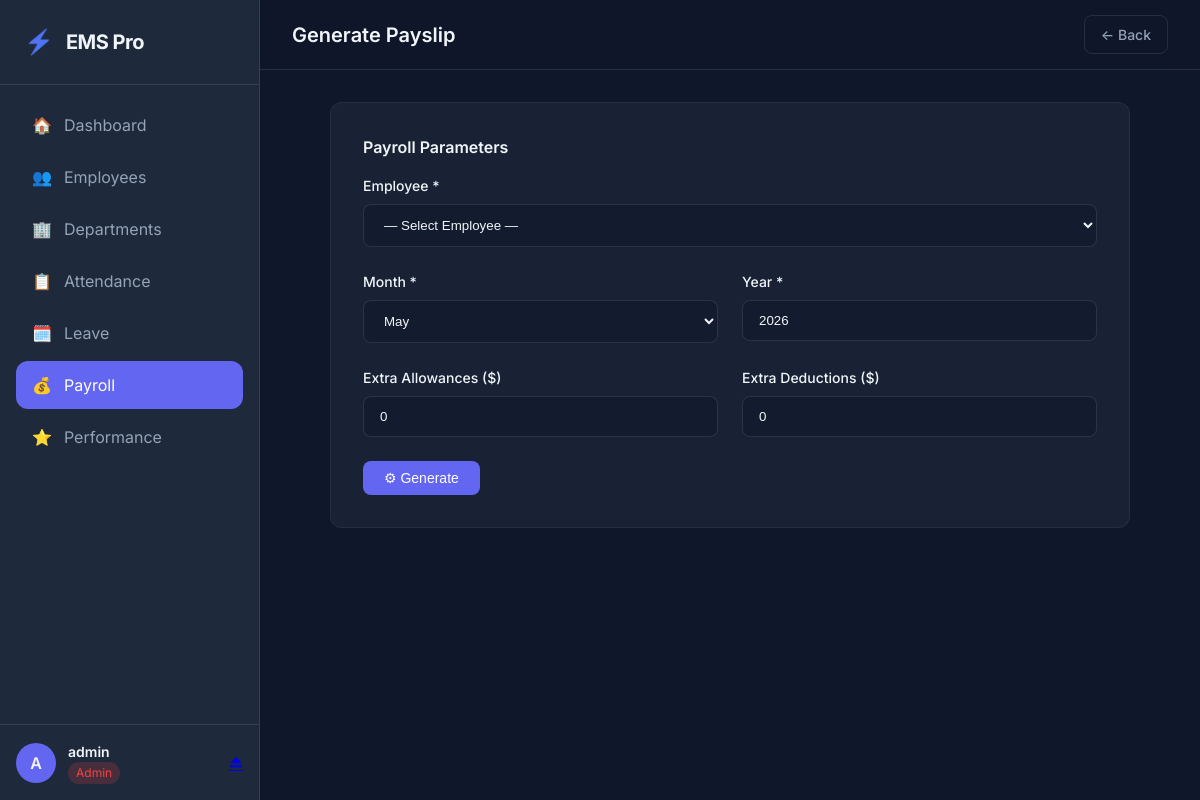
Page /payroll/generate (signed in) on the committed database.
### app/models/models.py (models this page shows, shortened)
class User(UserMixin, db.Model):
    __tablename__ = "users"
    id            = db.Column(db.Integer, primary_key=True, autoincrement=True)
    username      = db.Column(db.String(50), unique=True, nullable=False)
    password_hash = db.Column(db.String(128), nullable=False)
    role          = db.Column(db.String(20), default=UserRole.EMPLOYEE.value)
    employee_id   = db.Column(db.Integer, db.ForeignKey("employees.id"), nullable=True)
    is_active     = db.Column(db.Boolean, default=True)
    last_login    = db.Column(db.DateTime, nullable=True)
    created_at    = db.Column(db.DateTime, default=datetime.utcnow)
    employee = db.relationship("Employee", back_populates="user")
    @property
    def is_admin(self) -> bool:
        return self.role == UserRole.ADMIN.value

### app/routes/payroll.py (the view, shortened to what this page needs)
@payroll_bp.route("/generate", methods=["GET", "POST"])
@admin_required
def generate_payroll():
    employees = EmployeeService.get_all(status_filter="active")
    today     = date.today()
    payslip   = None
    return render_template(
        "payroll/generate.html",
        employees=employees,
        today=today,
        payslip=payslip,
    )

### app/models/models.py (called while the page is built)
    @property
    def full_name(self) -> str:
        return f"{self.first_name} {self.last_name}"

### app/services/employee_service.py (called while the page is built)
    @staticmethod
    def get_all(status_filter: str | None = None) -> list[dict]:
        q = Employee.query
        if status_filter:
            q = q.filter_by(status=status_filter)
        employees = q.order_by(Employee.first_name).all()
        return [EmployeeService._to_dict(e) for e in employees]

    @staticmethod
    def _to_dict(e: Employee) -> dict:
        if e is None:
            return {}
        return {
            "id":              e.id,
            "emp_code":        e.emp_code,
            "first_name":      e.first_name,
            "last_name":       e.last_name,
            "full_name":       e.full_name,
            "email":           e.email,
            "phone":           e.phone,
            "hire_date":       str(e.hire_date) if e.hire_date else "",
            "salary":          e.salary,
            "position":        e.position,
            "status":          e.status,
            "department_id":   e.department_id,
            "department_name": e.department.name if e.department else "—",
        }

### app/utils/helpers.py (called while the page is built)
def month_name(month_num: int) -> str:
    months = ["January", "February", "March", "April", "May", "June",
              "July", "August", "September", "October", "November", "December"]
    if 1 <= month_num <= 12:
        return months[month_num - 1]
    return str(month_num)

### app/templates/payroll/generate.html (shortened to what this page needs)
{% extends "base.html" %}
{% block page_title %}Generate Payslip{% endblock %}
{% block topbar_actions %}
  <a href="{{ url_for('payroll.list_payroll') }}" class="btn btn-ghost btn-sm">← Back</a>
{% endblock %}
{% block content %}
<div class="gen-layout">
  <div class="form-card">
    <h3 class="card-title mb-md">Payroll Parameters</h3>
    <form method="POST" novalidate id="genForm">
      <div class="form-group">
        <label for="employee_id" class="form-label">Employee <span class="req">*</span></label>
        <select id="employee_id" name="employee_id" class="form-select" required>
          <option value="">— Select Employee —</option>
        </select>
      </div>
      <div class="form-grid-2">
        <div class="form-group">
          <label for="month" class="form-label">Month <span class="req">*</span></label>
          <select id="month" name="month" class="form-select">
            {% for m in range(1,13) %}
            <option value="{{ m }}"
              {% if payslip and payslip.month == m %}selected
              {% elif not payslip and m == today.month %}selected{% endif %}>
              {{ month_name(m) }}
            </option>
            {% endfor %}
          </select>
        </div>
        <div class="form-group">
          <label for="year" class="form-label">Year <span class="req">*</span></label>
          <input type="number" id="year" name="year" class="form-input"
                 value="{{ payslip.year if payslip else today.year }}"
                 min="2000" max="2099"/>
        </div>
      </div>
      <div class="form-grid-2">
        <div class="form-group">
          <label for="extra_allowances" class="form-label">Extra Allowances ($)</label>
          <input type="number" id="extra_allowances" name="extra_allowances"
                 class="form-input" value="0" min="0" step="0.01"/>
        </div>
        <div class="form-group">
          <label for="extra_deductions" class="form-label">Extra Deductions ($)</label>
          <input type="number" id="extra_deductions" name="extra_deductions"
                 class="form-input" value="0" min="0" step="0.01"/>
        </div>
      </div>
      <div class="form-actions">
        <button type="submit" class="btn btn-primary">⚙ Generate</button>
      </div>
    </form>
  </div>
</div>
{% endblock %}

### app/templates/base.html (shortened to what this page needs)
<!DOCTYPE html>
<html lang="en">
<head>
  <link rel="stylesheet" href="{{ url_for('static', filename='css/main.css') }}"/>
</head>
<body class="{% if not current_user.is_authenticated %}auth-page{% endif %}">
{% if current_user.is_authenticated %}
<aside class="sidebar" id="sidebar">
  <div class="sidebar-brand">
    <div class="brand-icon">⚡</div>
    <span class="brand-text">EMS Pro</span>
  </div>
  <nav class="sidebar-nav">
    <a href="{{ url_for('dashboard.index') }}"
       class="nav-item {% if request.endpoint == 'dashboard.index' %}active{% endif %}">
      <span class="nav-icon">🏠</span><span class="nav-label">Dashboard</span>
    </a>
    <a href="{{ url_for('employees.list_employees') }}"
       class="nav-item {% if 'employees' in request.endpoint %}active{% endif %}">
      <span class="nav-icon">👥</span><span class="nav-label">Employees</span>
    </a>
    {% if current_user.is_admin %}
    <a href="{{ url_for('departments.list_departments') }}"
       class="nav-item {% if 'departments' in request.endpoint %}active{% endif %}">
      <span class="nav-icon">🏢</span><span class="nav-label">Departments</span>
    </a>
    {% endif %}
    <a href="{{ url_for('attendance.list_attendance') }}"
       class="nav-item {% if 'attendance' in request.endpoint %}active{% endif %}">
      <span class="nav-icon">📋</span><span class="nav-label">Attendance</span>
    </a>
    <a href="{{ url_for('leave.list_leave') }}"
       class="nav-item {% if 'leave' in request.endpoint %}active{% endif %}">
      <span class="nav-icon">🗓️</span><span class="nav-label">Leave</span>
    </a>
    <a href="{{ url_for('payroll.list_payroll') }}"
       class="nav-item {% if 'payroll' in request.endpoint %}active{% endif %}">
      <span class="nav-icon">💰</span><span class="nav-label">Payroll</span>
    </a>
    <a href="{{ url_for('performance.list_performance') }}"
       class="nav-item {% if 'performance' in request.endpoint %}active{% endif %}">
      <span class="nav-icon">⭐</span><span class="nav-label">Performance</span>
    </a>
  </nav>
  <div class="sidebar-footer">
    <div class="user-info">
      <div class="user-avatar">{{ current_user.username[0].upper() }}</div>
      <div class="user-details">
        <span class="user-name">{{ current_user.username }}</span>
        <span class="user-role badge-{{ 'admin' if current_user.is_admin else 'emp' }}">
          {{ current_user.role | capitalize }}
        </span>
      </div>
    </div>
    <a href="{{ url_for('auth.logout') }}" class="logout-btn" title="Logout">⏏</a>
  </div>
</aside>
<div class="main-wrapper">
  <header class="topbar">
    <div class="topbar-title">{% block page_title %}{% endblock %}</div>
    <div class="topbar-actions">{% block topbar_actions %}{% endblock %}</div>
  </header>
  <main class="content">
    {% block content %}{% endblock %}
  </main>
</div>
{% else %}
  {% block auth_content %}{% endblock %}
{% endif %}
</body>
</html>

### app/static/css/main.css (style rules this page uses)
:root { --primary: #6366f1; --primary-hover: #4f46e5; --secondary: #64748b; --success: #10b981; --warning: #f59e0b; --danger: #ef4444; --info: #3b82f6; --bg-main: #0f172a; --bg-card: rgba(30, 41, 59, 0.7); --bg-sidebar: #1e293b; --bg-topbar: rgba(15, 23, 42, 0.8); --text-main: #f1f5f9; --text-muted: #94a3b8; --text-on-primary: #ffffff; --border-color: rgba(255, 255, 255, 0.1); --border-glass: rgba(255, 255, 255, 0.05); --sidebar-width: 260px; --topbar-height: 70px; --border-radius: 12px; --transition: all 0.3s cubic-bezier(0.4, 0, 0.2, 1); --shadow: 0 10px 15px -3px rgba(0, 0, 0, 0.1), 0 4px 6px -2px rgba(0, 0, 0, 0.05); --shadow-lg: 0 20px 25px -5px rgba(0, 0, 0, 0.1), 0 10px 10px -5px rgba(0, 0, 0, 0.04); }
* { margin: 0; padding: 0; box-sizing: border-box; }
body { font-family: 'Inter', -apple-system, sans-serif; background-color: var(--bg-main); color: var(--text-main); line-height: 1.5; overflow-x: hidden; }
.main-wrapper { margin-left: var(--sidebar-width); min-height: 100vh; transition: var(--transition); display: flex; flex-direction: column; }
.content { padding: 2rem; flex: 1; }
.sidebar { position: fixed; top: 0; left: 0; width: var(--sidebar-width); height: 100vh; background-color: var(--bg-sidebar); border-right: 1px solid var(--border-color); display: flex; flex-direction: column; z-index: 1000; transition: var(--transition); }
.sidebar-brand { padding: 1.5rem; display: flex; align-items: center; gap: 0.75rem; border-bottom: 1px solid var(--border-color); }
.brand-icon { font-size: 1.5rem; background: linear-gradient(135deg, var(--primary), var(--info)); -webkit-background-clip: text; -webkit-text-fill-color: transparent; }
.brand-text { font-weight: 700; font-size: 1.25rem; letter-spacing: -0.025em; }
.sidebar-nav { flex: 1; padding: 1rem; overflow-y: auto; }
.nav-item { display: flex; align-items: center; gap: 0.75rem; padding: 0.75rem 1rem; color: var(--text-muted); text-decoration: none; border-radius: var(--border-radius); margin-bottom: 0.25rem; transition: var(--transition); }
.nav-item:hover, .nav-item.active { background-color: rgba(99, 102, 241, 0.1); color: var(--primary); }
.nav-item.active { background-color: var(--primary); color: var(--text-on-primary); }
.sidebar-footer { padding: 1rem; border-top: 1px solid var(--border-color); display: flex; align-items: center; justify-content: space-between; }
.user-info { display: flex; align-items: center; gap: 0.75rem; }
.user-avatar { width: 40px; height: 40px; background-color: var(--primary); border-radius: 50%; display: flex; align-items: center; justify-content: center; font-weight: 600; }
.user-details { display: flex; flex-direction: column; }
.user-name { font-size: 0.875rem; font-weight: 600; }
.user-role { font-size: 0.75rem; padding: 2px 8px; border-radius: 20px; }
.badge-admin { background-color: rgba(239, 68, 68, 0.2); color: var(--danger); }
.topbar { height: var(--topbar-height); background-color: var(--bg-topbar); backdrop-filter: blur(10px); border-bottom: 1px solid var(--border-color); display: flex; align-items: center; justify-content: space-between; padding: 0 2rem; position: sticky; top: 0; z-index: 900; }
.topbar-title { font-size: 1.25rem; font-weight: 600; }
.card-title { font-size: 1rem; font-weight: 600; }
.btn { display: inline-flex; align-items: center; justify-content: center; gap: 0.5rem; padding: 0.5rem 1.25rem; border-radius: 8px; font-weight: 500; cursor: pointer; transition: var(--transition); border: 1px solid transparent; text-decoration: none; font-size: 0.875rem; }
.btn-primary { background-color: var(--primary); color: white; }
.btn-ghost { background: transparent; color: var(--text-muted); border-color: var(--border-color); }
.btn-sm { padding: 8px 16px; }
.form-card { max-width: 800px; margin: 0 auto; background: var(--bg-card); padding: 2rem; border-radius: var(--border-radius); border: 1px solid var(--border-glass); }
.form-group { margin-bottom: 1.5rem; }
.form-label { display: block; font-size: 0.875rem; font-weight: 500; margin-bottom: 0.5rem; }
.form-input, .form-select { width: 100%; padding: 0.75rem 1rem; background-color: rgba(15, 23, 42, 0.5); border: 1px solid var(--border-color); border-radius: 8px; color: var(--text-main); transition: var(--transition); }
.form-grid-2 { display: grid; grid-template-columns: 1fr 1fr; gap: 1.5rem; }
.mb-md { margin-bottom: 1rem; }

### rows in the picture
User: username "A", username "admin", role "Admin"

### other values in the picture
form field month "May"
